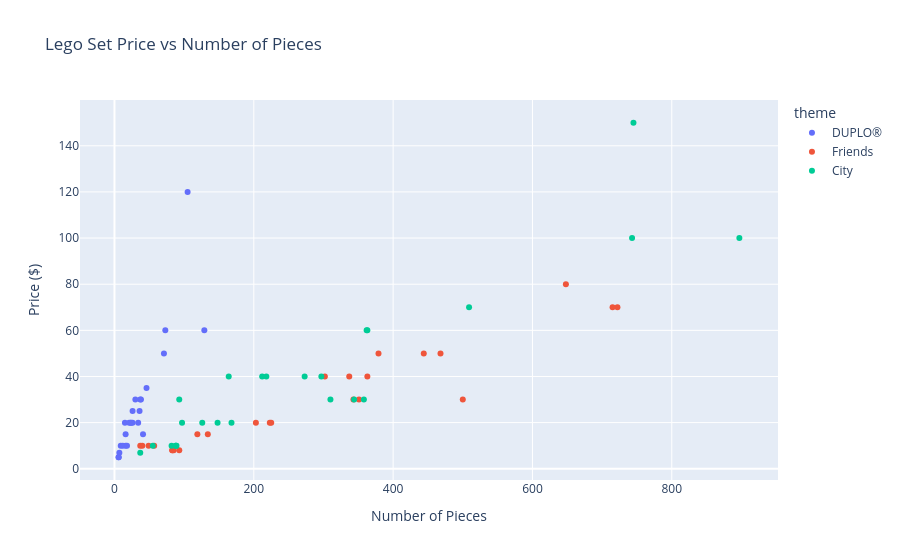

Notebook code for this chart:
### Markdown cell above
Problem 3

### Code cell
#A
px.scatter(DF, 
           x='pieces', 
           y='price', 
           color='theme', 
           hover_data=['set_name'],
           labels={'pieces':'Number of Pieces', 'price':'Price ($)'},
           title='Lego Set Price vs Number of Pieces')

### Figure 1 — Plotly figure (JSON) as saved in the notebook; plotly's stock layout.template omitted (floating-point values rounded to 4 significant figures)
{"data": [{"customdata": [["My First Ladybird"], ["My First Race Car"], ["My First Celebration"], ["Large Playground Brick Box"], ["Farmers' Market"], ["Farm Animals"], ["Train Bridge and Tracks"], ["Cargo Train"], ["Spider-Man & Hulk Adventures"], ["Rapunzel's Tower"], ["Train Tracks"], ["My First Fun Puzzle"], ["My First Car Creations"], ["Fire Truck"], ["Baby Animals"], ["Tropical Island"], ["Plane"], ["Submarine Adventure"], ["Alphabet Truck"], ["Tow Truck"], ["Super Heroes Lab"], ["Bedroom"], ["Pizza Stand"], ["Bakery"], ["Modular Playhouse"]], "hovertemplate": "theme=DUPLO®<br>Number of Pieces=%{x}<br>Price ($)=%{y}<br>set_name=%{customdata[0]}<extra></extra>", "legendgroup": "DUPLO®", "marker": {"color": "#636efa", "symbol": "circle"}, "mode": "markers", "name": "DUPLO®", "orientation": "v", "showlegend": true, "type": "scatter", "x": [6, 6, 41, 71, 26, 16, 26, 105, 38, 37, 23, 15, 34, 21, 9, 73, 12, 24, 36, 7, 30, 16, 18, 46, 129], "xaxis": "x", "y": [4.99, 4.99, 14.99, 49.99, 19.99, 9.99, 24.99, 120.0, 29.99, 29.99, 19.99, 19.99, 19.99, 19.99, 9.99, 59.99, 9.99, 19.99, 24.99, 6.99, 29.99, 14.99, 9.99, 34.99, 59.99], "yaxis": "y"}, {"customdata": [["Stephanie's Soccer Practice"], ["Olivia's Mission Vehicle"], ["Mia's Tree House"], ["Friendship House"], ["Friends Advent Calendar"], ["Stephanie's Heart Box"], ["Mia's Heart Box"], ["Mia's Forest Adventures"], ["Stephanie's Obstacle Course"], ["Mia's House"], ["Andrea's Pool Party"], ["Turtles Rescue Mission"], ["Dolphins Rescue Mission"], ["Andrea's Summer Heart Box"], ["Olivia's Summer Heart Box"], ["Heartlake City Hospital"], ["Puppy Playground"], ["Andrea's Play Cube - Singer"], ["Mia's Play Cube - Veterinarian"], ["Mia's Play Cube - Cinema"], ["Baby Elephant Jungle Rescue"], ["Tiger Hot Air Balloon Jungle Rescue"], ["Jungle Rescue Base"], ["Emma's Fashion Shop"], ["Beach House"]], "hovertemplate": "theme=Friends<br>Number of Pieces=%{x}<br>Price ($)=%{y}<br>set_name=%{customdata[0]}<extra></extra>", "legendgroup": "Friends", "marker": {"color": "#EF553B", "symbol": "circle"}, "mode": "markers", "name": "Friends", "orientation": "v", "showlegend": true, "type": "scatter", "x": [119, 223, 351, 722, 500, 85, 83, 134, 337, 715, 468, 225, 363, 83, 93, 379, 57, 49, 40, 37, 203, 302, 648, 343, 444], "xaxis": "x", "y": [14.99, 19.99, 29.99, 69.99, 29.99, 7.99, 7.99, 14.99, 39.99, 69.99, 49.99, 19.99, 39.99, 7.99, 7.99, 49.99, 9.99, 9.99, 9.99, 9.99, 19.99, 39.99, 79.99, 29.99, 49.99], "yaxis": "y"}, {"customdata": [["Off-Road Chase"], ["Mountain Fugitives"], ["Dirt Road Pursuit"], ["Pickup & Caravan"], ["Heavy Cargo Transport"], ["Mining Team"], ["People Pack - Outdoor Adventures"], ["Parachute Arrest"], ["Dock Side Fire"], ["Fire Station"], ["Fire Plane"], ["Construction Loader"], ["Diving Yacht"], ["Harvester Transport"], ["Mars Research Shuttle"], ["Police Helicopter Chase"], ["Police Monster Truck Heist"], ["Police Station"], ["Fire Helicopter Response"], ["Street Sweeper"], ["Monster Truck"], ["Construction Bulldozer"], ["Tuning Workshop"], ["Ocean Exploration Ship"], ["Safari Off-Roader"]], "hovertemplate": "theme=City<br>Number of Pieces=%{x}<br>Price ($)=%{y}<br>set_name=%{customdata[0]}<extra></extra>", "legendgroup": "City", "marker": {"color": "#00cc96", "symbol": "circle"}, "mode": "markers", "name": "City", "orientation": "v", "showlegend": true, "type": "scatter", "x": [37, 88, 297, 344, 310, 82, 164, 218, 97, 509, 363, 88, 148, 358, 273, 212, 362, 743, 93, 89, 55, 126, 897, 745, 168], "xaxis": "x", "y": [6.99, 9.99, 39.99, 29.99, 29.99, 9.99, 39.99, 39.99, 19.99, 69.99, 59.99, 9.99, 19.99, 29.99, 39.99, 39.99, 59.99, 99.99, 29.99, 9.99, 9.99, 19.99, 99.99, 150.0, 19.99], "yaxis": "y"}], "layout": {"autosize": true, "legend": {"title": {"text": "theme"}, "tracegroupgap": 0}, "title": {"text": "Lego Set Price vs Number of Pieces"}, "xaxis": {"anchor": "y", "autorange": true, "domain": [0, 1], "range": [-50.22, 953.2], "title": {"text": "Number of Pieces"}, "type": "linear"}, "yaxis": {"anchor": "x", "autorange": true, "domain": [0, 1], "range": [-6.976, 162.0], "title": {"text": "Price ($)"}, "type": "linear"}}}
